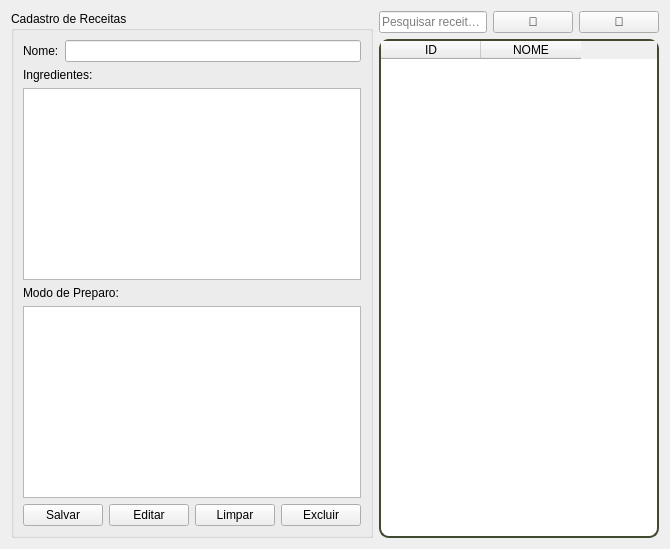
      <widget class="QWidget" name="pageReceitas">
       <layout class="QHBoxLayout">
        <item>
         <widget class="QGroupBox" name="groupBoxReceitas">
          <property name="title">
           <string>Cadastro de Receitas</string>
          </property>
          <layout class="QVBoxLayout">
           <item>
            <layout class="QFormLayout">
             <item row="0" column="0">
              <widget class="QLabel" name="label">
               <property name="text">
                <string>Nome:</string>
               </property>
              </widget>
             </item>
             <item row="0" column="1">
              <widget class="QLineEdit" name="txt_nomeReceita"/>
             </item>
            </layout>
           </item>
           <item>
            <widget class="QLabel" name="label">
             <property name="text">
              <string>Ingredientes:</string>
             </property>
            </widget>
           </item>
           <item>
            <widget class="QTextEdit" name="txt_ingredientes"/>
           </item>
           <item>
            <widget class="QLabel" name="label">
             <property name="text">
              <string>Modo de Preparo:</string>
             </property>
            </widget>
           </item>
           <item>
            <widget class="QTextEdit" name="txt_modoPreparo"/>
           </item>
           <item>
            <layout class="QHBoxLayout">
             <item>
              <widget class="QPushButton" name="btn_salvarReceitas">
               <property name="text">
                <string>Salvar</string>
               </property>
              </widget>
             </item>
             <item>
              <widget class="QPushButton" name="btn_editarReceita">
               <property name="text">
                <string>Editar</string>
               </property>
              </widget>
             </item>
             <item>
              <widget class="QPushButton" name="btn_limparReceita">
               <property name="text">
                <string>Limpar</string>
               </property>
              </widget>
             </item>
             <item>
              <widget class="QPushButton" name="btn_excluirReceita">
               <property name="text">
                <string>Excluir</string>
               </property>
              </widget>
             </item>
            </layout>
           </item>
          </layout>
         </widget>
        </item>
        <item>
         <layout class="QVBoxLayout">
          <item>
           <layout class="QHBoxLayout">
            <item>
             <widget class="QLineEdit" name="txt_pesquisaReceita">
              <property name="placeholderText">
               <string>Pesquisar receita...</string>
              </property>
             </widget>
            </item>
            <item>
             <widget class="QPushButton" name="btn_pesquisarReceita">
              <property name="text">
               <string>🔎</string>
              </property>
             </widget>
            </item>
            <item>
             <widget class="QPushButton" name="btn_AtualizarReceita">
              <property name="text">
               <string>🔄</string>
              </property>
             </widget>
            </item>
           </layout>
          </item>
          <item>
           <widget class="QTableWidget" name="tableWidgetReceitas">
            <property name="sizePolicy">
             <sizepolicy hsizetype="Expanding" vsizetype="Expanding">
              <horstretch>0</horstretch>
              <verstretch>0</verstretch>
             </sizepolicy>
            </property>
            <property name="minimumSize">
             <size>
              <width>0</width>
              <height>0</height>
             </size>
            </property>
            <property name="styleSheet">
             <string notr="true">QTableWidget#tableWidgetReceitas {
    background-color: white;
    gridline-color: #3F4A2F;
    border: 2px solid #3F4A2F;
    border-radius: 10px;
    selection-background-color: #3F4A2F;
    selection-color: #E6D2A2;
    alternate-background-color: #F0F0F0;
}

QTableWidget#tableWidgetReceitas::item {
    padding: 6px;
}

QTableWidget#tableWidgetReceitas::item:selected {
    background-color: #3F4A2F;
    color: #E6D2A2;
}

QTableWidget#tableWidgetReceitas QHeaderView::section {
    background-color: #3F4A2F;
    color: #E6D2A2;
    padding: 6px;
    border: none;
    font-weight: bold;
}

QTableWidget {
    outline: none;
}




QScrollBar:vertical {
    background: #F5F5F5;
    width: 10px;
    border-radius: 5px;
}

QScrollBar::handle:vertical {
    background: #3F4A2F;
    border-radius: 5px;
}

QScrollBar::handle:vertical:hover {
    background: #2E3723;
}


QScrollBar:horizontal {
    background: #F5F5F5;
    height: 10px;
    border-radius: 5px;
}

QScrollBar::handle:horizontal {
    background: #3F4A2F;
    border-radius: 5px;
}

QScrollBar::handle:horizontal:hover {
    background: #2E3723;
}</string>
            </property>
            <property name="columnCount">
             <number>2</number>
            </property>
            <column>
             <property name="text">
              <string>ID</string>
             </property>
            </column>
            <column>
             <property name="text">
              <string>NOME</string>
             </property>
            </column>
           </widget>
          </item>
         </layout>
        </item>
       </layout>
      </widget>
